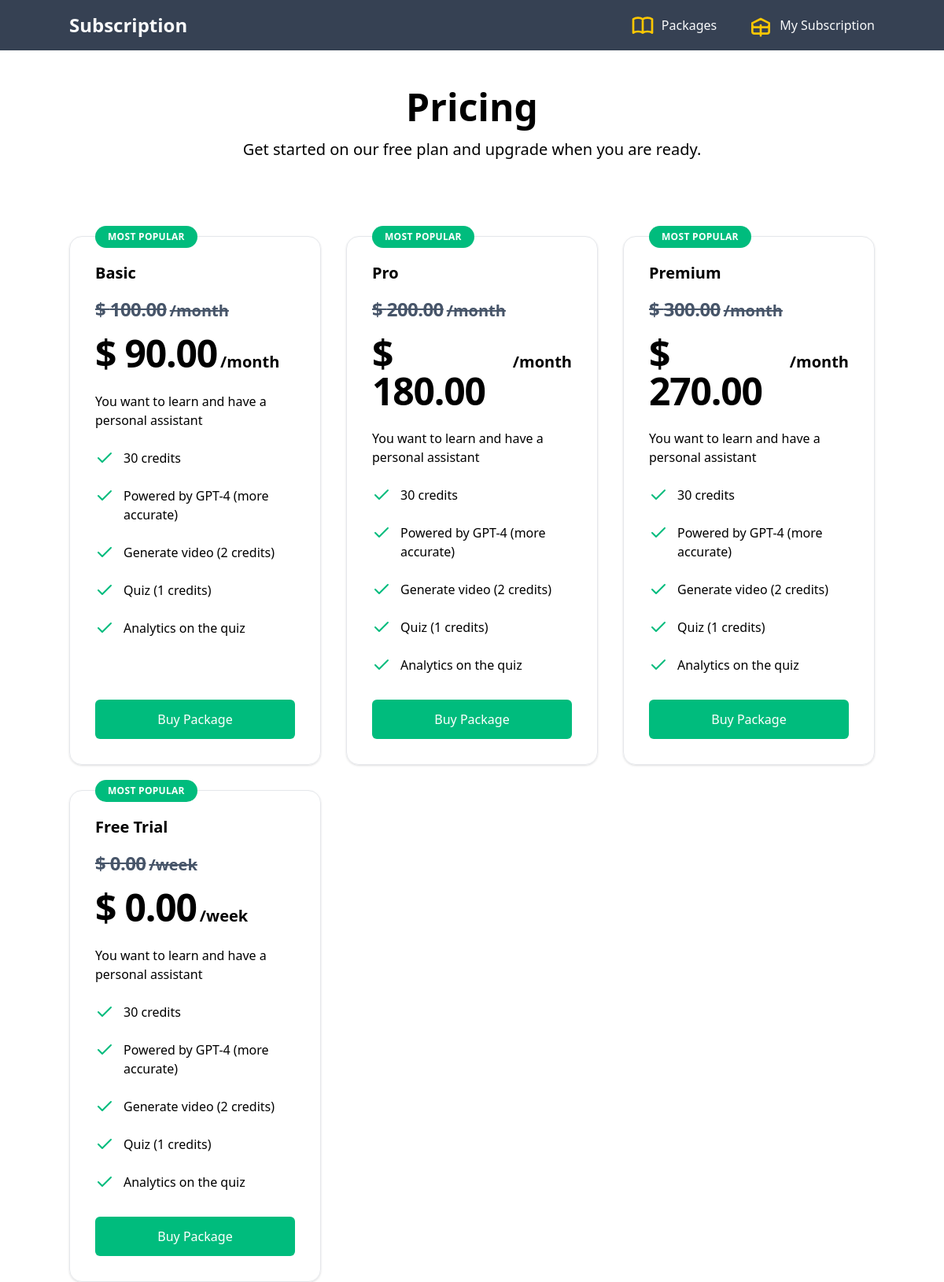
Screenshot of /package/ with the database file from the repository.
### subscription/models.py (models this page shows, shortened)
class Package(models.Model):
    name = models.CharField(max_length=255, blank=True, null=True)
    price = models.DecimalField(max_digits=10, decimal_places=2, default=0)
    description = models.TextField(blank=True, null=True)
    interval = models.CharField(max_length=10, choices=SUBSCRIPTION_TYPE, default='month')
    stripe_product_id = models.CharField(max_length=100, blank=True)
    stripe_price_id = models.CharField(max_length=100, blank=True)
    discount = models.DecimalField(help_text='Set discount percentages.',max_digits=10, decimal_places=2, default=0)
    discount_price = models.DecimalField(max_digits=10, decimal_places=2, default=0)
    is_active = models.BooleanField(default=True)
    is_trial = models.BooleanField(default=False)

### subscription/views.py (the view)
# urls.py: path('', views.package_view, name='package'),
def package_view(request):
    package = Package.objects.all()
    context = {
        'packages': package
    }
    return render (request, 'package/package.html', context=context)

### templates/package/package.html
{% extends 'base.html' %}
{% load static %}
{% block body %}
<div class="">
    <div>
        <h2 class="text-3xl font-bold tracki text-center mt-12 sm:text-5xl ">Pricing</h2>
        <p class="max-w-3xl mx-auto mt-4 text-xl text-center ">Get started on our free plan and upgrade when you are
            ready.</p>
    </div>
    <div class="flex flex-row justify-center items-center flex-wrap">
        <div class="mt-24 container grid gap-8 sm:grid-cols-1 md:grid-cols-2 lg:grid-cols-3">
            {% for package in packages %}
            <div class="relative p-8  border border-gray-200 rounded-2xl shadow-sm flex flex-col">
                <div class="flex-1">
                    <h3 class="text-xl font-semibold "> {{ package.name }} </h3>
                    <p
                        class="absolute top-0 py-1.5 px-4 bg-emerald-500 text-white rounded-full text-xs font-semibold uppercase tracking-wide  transform -translate-y-1/2">
                        Most popular</p>
                    <p class="mt-4 flex items-baseline text-[#475569]  line-through">
                        <span class="text-2xl font-semibold tracking-tight">$ {{ package.price }} </span><span
                            class="ml-1 text-xl font-semibold">/{{ package.interval }}</span>
                    </p>
                    <p class="mt-4 flex items-baseline">
                        <span class="text-5xl font-extrabold tracking-tight">$ {{ package.discount_price }} </span><span
                            class="ml-1 text-xl font-semibold">/{{ package.interval }}</span>
                    </p>
                    <p class="mt-6 ">You want to learn and have a personal assistant</p>
                    <ul role="list" class="mt-6 space-y-6">
                        <li class="flex"><svg xmlns="http://www.w3.org/2000/svg" width="24" height="24" viewBox="0 0 24 24"
                                fill="none" stroke="currentColor" stroke-width="2" stroke-linecap="round"
                                stroke-linejoin="round" class="flex-shrink-0 w-6 h-6 text-emerald-500" aria-hidden="true">
                                <polyline points="20 6 9 17 4 12"></polyline>
                            </svg><span class="ml-3 ">30 credits</span></li>
                        <li class="flex"><svg xmlns="http://www.w3.org/2000/svg" width="24" height="24" viewBox="0 0 24 24"
                                fill="none" stroke="currentColor" stroke-width="2" stroke-linecap="round"
                                stroke-linejoin="round" class="flex-shrink-0 w-6 h-6 text-emerald-500" aria-hidden="true">
                                <polyline points="20 6 9 17 4 12"></polyline>
                            </svg><span class="ml-3 ">Powered by GPT-4 (more accurate)</span></li>
                        <li class="flex"><svg xmlns="http://www.w3.org/2000/svg" width="24" height="24" viewBox="0 0 24 24"
                                fill="none" stroke="currentColor" stroke-width="2" stroke-linecap="round"
                                stroke-linejoin="round" class="flex-shrink-0 w-6 h-6 text-emerald-500" aria-hidden="true">
                                <polyline points="20 6 9 17 4 12"></polyline>
                            </svg><span class="ml-3 ">Generate video (2 credits)</span></li>
                        <li class="flex"><svg xmlns="http://www.w3.org/2000/svg" width="24" height="24" viewBox="0 0 24 24"
                                fill="none" stroke="currentColor" stroke-width="2" stroke-linecap="round"
                                stroke-linejoin="round" class="flex-shrink-0 w-6 h-6 text-emerald-500" aria-hidden="true">
                                <polyline points="20 6 9 17 4 12"></polyline>
                            </svg><span class="ml-3 ">Quiz (1 credits) </span></li>
                        <li class="flex"><svg xmlns="http://www.w3.org/2000/svg" width="24" height="24" viewBox="0 0 24 24"
                                fill="none" stroke="currentColor" stroke-width="2" stroke-linecap="round"
                                stroke-linejoin="round" class="flex-shrink-0 w-6 h-6 text-emerald-500" aria-hidden="true">
                                <polyline points="20 6 9 17 4 12"></polyline>
                            </svg><span class="ml-3 ">Analytics on the quiz</span></li>
                    </ul>
                </div><a
                    class="bg-emerald-500 text-white  hover:bg-emerald-600 mt-8 block w-full py-3 px-6 border border-transparent rounded-md text-center font-medium"
                    href="{% url 'subscription' package.id %}">Buy Package</a>
            </div>
            {% endfor %}
        </div>
    </div>
</div>
{% endblock %}

### rows the page displays
Package: name "Basic", price "100.00", interval "month", discount_price "90.00"
Package: name "Pro", price "200.00", interval "month", discount_price "180.00"
Package: name "Premium", price "300.00", interval "month", discount_price "270.00"
Package: name "Free Trial", price "0.00", interval "week", discount_price "0.00"
